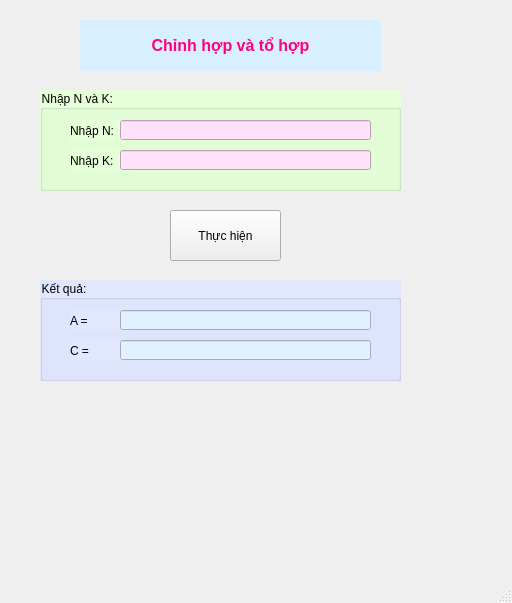
<?xml version="1.0" encoding="UTF-8"?>
<ui version="4.0">
 <class>MainWindow</class>
 <widget class="QMainWindow" name="MainWindow">
  <property name="geometry">
   <rect>
    <x>0</x>
    <y>0</y>
    <width>512</width>
    <height>603</height>
   </rect>
  </property>
  <property name="windowTitle">
   <string>MainWindow</string>
  </property>
  <widget class="QWidget" name="centralwidget">
   <widget class="QLabel" name="label">
    <property name="geometry">
     <rect>
      <x>80</x>
      <y>20</y>
      <width>301</width>
      <height>51</height>
     </rect>
    </property>
    <property name="font">
     <font>
      <pointsize>12</pointsize>
      <weight>75</weight>
      <bold>true</bold>
     </font>
    </property>
    <property name="styleSheet">
     <string notr="true">background: rgb(215, 239, 255);
color: rgb(255, 0, 127);</string>
    </property>
    <property name="text">
     <string>&lt;html&gt;&lt;head/&gt;&lt;body&gt;&lt;p&gt;&lt;span style=&quot; color:#ff007f;&quot;&gt;Chỉnh hợp và tổ hợp&lt;/span&gt;&lt;/p&gt;&lt;/body&gt;&lt;/html&gt;</string>
    </property>
    <property name="alignment">
     <set>Qt::AlignCenter</set>
    </property>
   </widget>
   <widget class="QGroupBox" name="groupBoxNhap">
    <property name="geometry">
     <rect>
      <x>40</x>
      <y>90</y>
      <width>361</width>
      <height>101</height>
     </rect>
    </property>
    <property name="styleSheet">
     <string notr="true">background: rgb(229, 255, 217);</string>
    </property>
    <property name="title">
     <string>Nhập N và K: </string>
    </property>
    <widget class="QLabel" name="label_2">
     <property name="geometry">
      <rect>
       <x>30</x>
       <y>30</y>
       <width>61</width>
       <height>21</height>
      </rect>
     </property>
     <property name="text">
      <string>Nhập N: </string>
     </property>
    </widget>
    <widget class="QLineEdit" name="lineEditNhapN">
     <property name="geometry">
      <rect>
       <x>80</x>
       <y>30</y>
       <width>251</width>
       <height>20</height>
      </rect>
     </property>
     <property name="styleSheet">
      <string notr="true">background: rgb(255, 226, 249)</string>
     </property>
    </widget>
    <widget class="QLabel" name="label_3">
     <property name="geometry">
      <rect>
       <x>30</x>
       <y>60</y>
       <width>61</width>
       <height>21</height>
      </rect>
     </property>
     <property name="text">
      <string>Nhập K: </string>
     </property>
    </widget>
    <widget class="QLineEdit" name="lineEditNhapK">
     <property name="geometry">
      <rect>
       <x>80</x>
       <y>60</y>
       <width>251</width>
       <height>20</height>
      </rect>
     </property>
     <property name="styleSheet">
      <string notr="true">background: rgb(255, 226, 249)</string>
     </property>
    </widget>
   </widget>
   <widget class="QPushButton" name="pushButton">
    <property name="geometry">
     <rect>
      <x>170</x>
      <y>210</y>
      <width>111</width>
      <height>51</height>
     </rect>
    </property>
    <property name="text">
     <string>Thực hiện</string>
    </property>
    <property name="icon">
     <iconset>
      <normaloff>images/ic_calculate.png</normaloff>images/ic_calculate.png</iconset>
    </property>
    <property name="iconSize">
     <size>
      <width>24</width>
      <height>24</height>
     </size>
    </property>
   </widget>
   <widget class="QGroupBox" name="groupBoxKetQua">
    <property name="geometry">
     <rect>
      <x>40</x>
      <y>280</y>
      <width>361</width>
      <height>101</height>
     </rect>
    </property>
    <property name="styleSheet">
     <string notr="true">background: rgb(225, 231, 255);</string>
    </property>
    <property name="title">
     <string>Kết quả:</string>
    </property>
    <widget class="QLabel" name="label_4">
     <property name="geometry">
      <rect>
       <x>30</x>
       <y>30</y>
       <width>61</width>
       <height>21</height>
      </rect>
     </property>
     <property name="text">
      <string>A =</string>
     </property>
    </widget>
    <widget class="QLineEdit" name="lineEditA">
     <property name="enabled">
      <bool>false</bool>
     </property>
     <property name="geometry">
      <rect>
       <x>80</x>
       <y>30</y>
       <width>251</width>
       <height>20</height>
      </rect>
     </property>
     <property name="styleSheet">
      <string notr="true">background: rgb(225, 241, 255)</string>
     </property>
    </widget>
    <widget class="QLabel" name="label_5">
     <property name="geometry">
      <rect>
       <x>30</x>
       <y>60</y>
       <width>61</width>
       <height>21</height>
      </rect>
     </property>
     <property name="text">
      <string>C = </string>
     </property>
    </widget>
    <widget class="QLineEdit" name="lineEditC">
     <property name="enabled">
      <bool>false</bool>
     </property>
     <property name="geometry">
      <rect>
       <x>80</x>
       <y>60</y>
       <width>251</width>
       <height>20</height>
      </rect>
     </property>
     <property name="styleSheet">
      <string notr="true">background: rgb(225, 241, 255)</string>
     </property>
    </widget>
   </widget>
  </widget>
  <widget class="QMenuBar" name="menubar">
   <property name="geometry">
    <rect>
     <x>0</x>
     <y>0</y>
     <width>512</width>
     <height>25</height>
    </rect>
   </property>
  </widget>
  <widget class="QStatusBar" name="statusbar"/>
 </widget>
 <tabstops>
  <tabstop>lineEditNhapN</tabstop>
  <tabstop>pushButton</tabstop>
  <tabstop>lineEditA</tabstop>
 </tabstops>
 <resources/>
 <connections/>
</ui>
